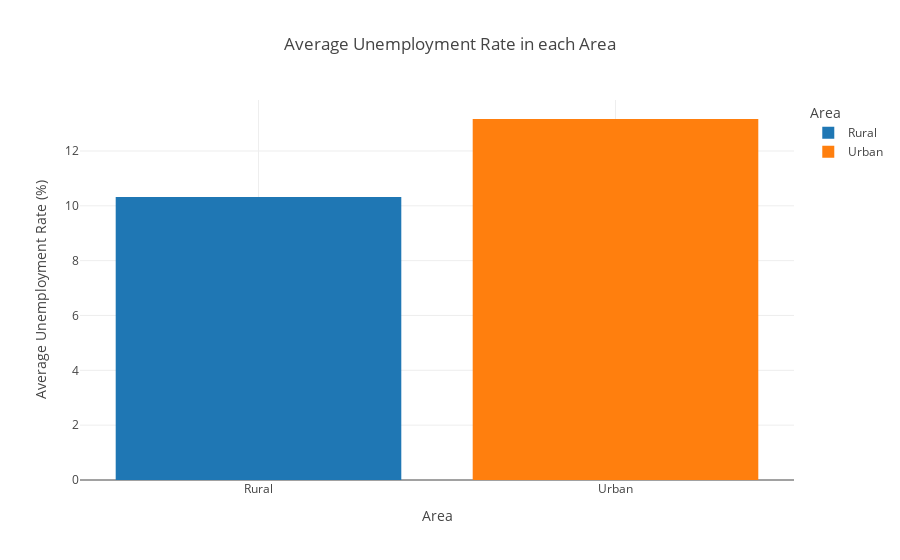

Here is the notebook cell this chart was saved with:
### Code cell
# Average Unemployment Rate in each Area

df_ar_unemp = df[['Est_Unemp_Rate', 'Area']].groupby('Area').mean().reset_index()
df_ar_unemp = df_ar_unemp.sort_values('Est_Unemp_Rate')
fig = px.bar(df_ar_unemp, x='Area', y='Est_Unemp_Rate', color='Area',
             labels={'Area' : 'Area', 'Est_Unemp_Rate' : 'Average Unemployment Rate (%)'},
             title='Average Unemployment Rate in each Area', template='gridon')
fig.show()

### Figure 1 — Plotly figure (JSON) as saved in the notebook; plotly's stock layout.template omitted (floating-point values rounded to 4 significant figures)
{"data": [{"alignmentgroup": "True", "hovertemplate": "Area=%{x}<br>Average Unemployment Rate (%)=%{y}<extra></extra>", "legendgroup": "Rural", "marker": {"color": "#1F77B4", "pattern": {"shape": ""}}, "name": "Rural", "offsetgroup": "Rural", "orientation": "v", "showlegend": true, "textposition": "auto", "type": "bar", "x": ["Rural"], "xaxis": "x", "y": [10.32], "yaxis": "y"}, {"alignmentgroup": "True", "hovertemplate": "Area=%{x}<br>Average Unemployment Rate (%)=%{y}<extra></extra>", "legendgroup": "Urban", "marker": {"color": "#FF7F0E", "pattern": {"shape": ""}}, "name": "Urban", "offsetgroup": "Urban", "orientation": "v", "showlegend": true, "textposition": "auto", "type": "bar", "x": ["Urban"], "xaxis": "x", "y": [13.17], "yaxis": "y"}], "layout": {"barmode": "relative", "legend": {"title": {"text": "Area"}, "tracegroupgap": 0}, "title": {"text": "Average Unemployment Rate in each Area"}, "xaxis": {"anchor": "y", "categoryarray": ["Rural", "Urban"], "categoryorder": "array", "domain": [0, 1], "title": {"text": "Area"}}, "yaxis": {"anchor": "x", "domain": [0, 1], "title": {"text": "Average Unemployment Rate (%)"}}}}
